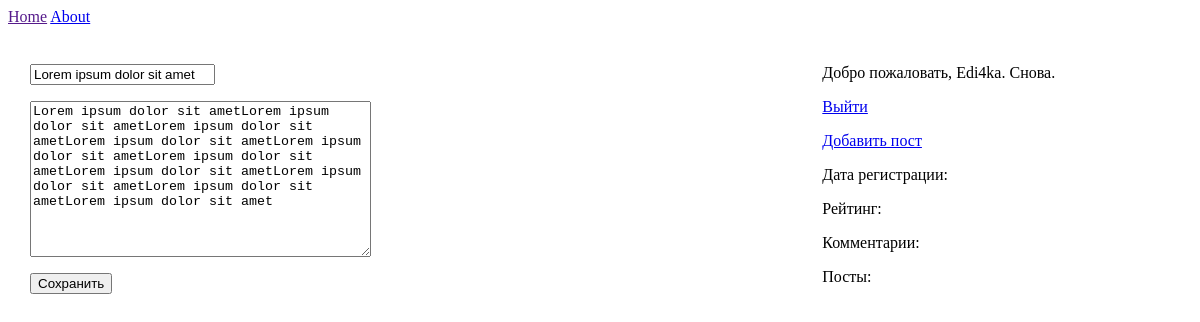
/blog/edit_post/1/ (signed in), run on an earlier commit of the app's database.
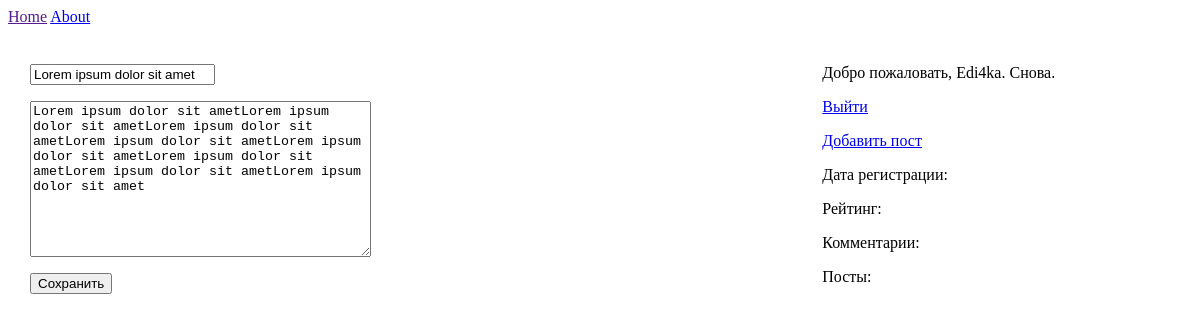
And on a later commit of the database.
### blog/models.py (models this page shows, shortened)
class Post(models.Model):
    title = models.CharField(max_length=200)
    text = models.TextField()
    author = models.ForeignKey('blog.NewUser')
    time_published = models.DateTimeField(auto_now_add=True)
    time_edited = models.DateTimeField(blank=True, null=True)
    rating = models.IntegerField(default=0)
    approved = models.BooleanField(default=False)
    tags = models.SlugField()

### blog/views.py (the view)
# urls.py: url(r'^blog/edit_post/(?P<post_id>[0-9]+)/$', views.edit_post, name='edit_post'),
def edit_post(request, post_id):
    user = request.user
    if user == Post.objects.get(id=post_id).author:
        if request.method == 'POST':
            form = EditPost(request.POST)
            if form.is_valid():
                post = Post.objects.get(pk=post_id)
                post.text = form.text_to_view
                post.title = form.title_to_view
                post.time_edited = timezone.now()
                post.save()
                return redirect('blog.views.comments', post_id=post_id)
        else:
            form = EditPost(initial=
                            {'text': Post.objects.get(id=post_id).text,
                             'title': Post.objects.get(id=post_id).title})
    else:
        return redirect('blog.views.main_page')
    return render(request, 'blog/edit_post.html', {"form": form})

### blog/forms.py (shortened to what this page needs)
class EditPost(forms.ModelForm):
    text = forms.TextInput()
    title = forms.TextInput()
    class Meta:
        model = Post
        fields = ('text', 'title', )
    def __init__(self, *args, **kwargs):
        super(EditPost, self).__init__(*args, **kwargs)
        self.text_to_view = None
        self.title_to_view = None

### templates/blog/edit_post.html (shortened to what this page needs)
{% extends 'blog/main_page.html' %}
{% block content %}
    <form action="" method="post">
        <p>{{ form.title }}</p>
        <p>{{ form.text }}</p>
        <input type="submit" value="Сохранить">
    </form>
{% endblock %}

What changed in the data, as far as the page shows it:
changed Post "Lorem ipsum dolor sit amet": text "…ametLorem ipsum dolor sit ametLorem ipsum dolor sit ametLorem ipsum dolor sit amet" → "…ametLorem ipsum dolor sit amet"
